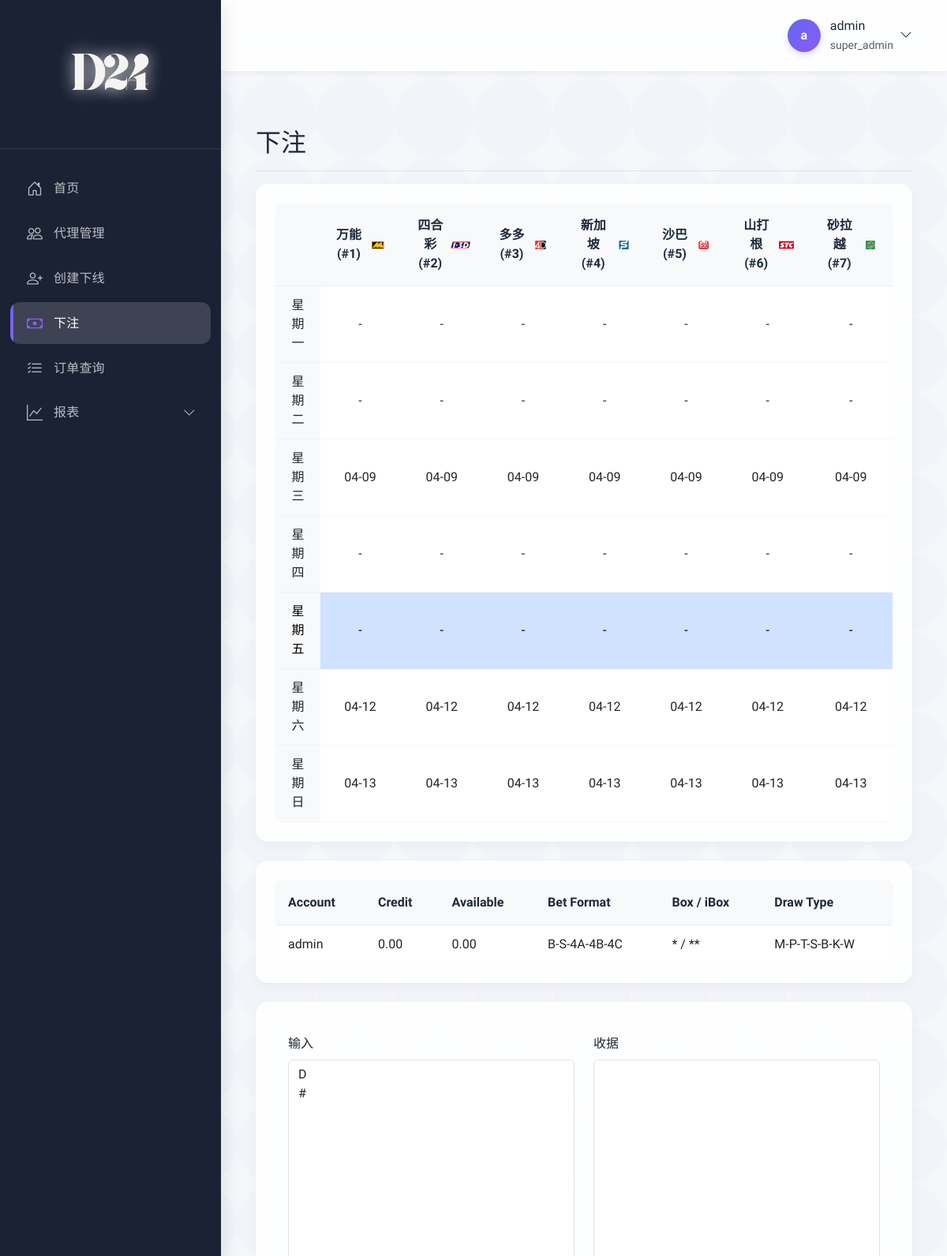
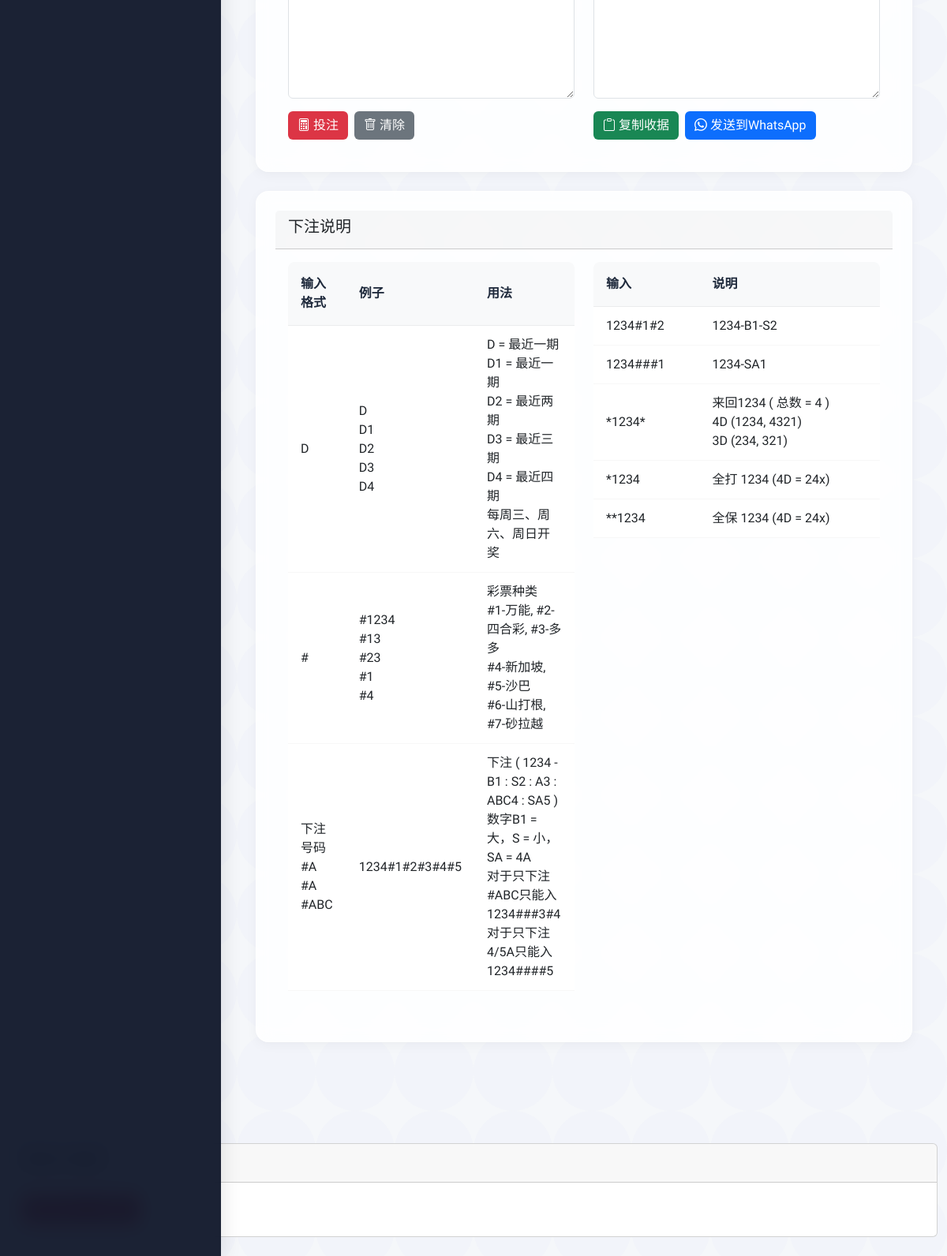
The app's page /order/create (signed in) with its own data (2 pictures, top to bottom).
### tables this page shows
CREATE TABLE users (
    id INT AUTO_INCREMENT PRIMARY KEY,
    username VARCHAR(50) UNIQUE NOT NULL,
    password VARCHAR(255) NOT NULL,
    nickname VARCHAR(100),
    phone VARCHAR(20),
    notes TEXT,
    role ENUM('super_admin', 'admin', 'agent') NOT NULL,
    status ENUM('active', 'suspended') DEFAULT 'active',
    commission_rate DECIMAL(5,2) NOT NULL DEFAULT 0,
    can_create_subagent TINYINT(1) DEFAULT 0,
    credit_limit DECIMAL(12,2) DEFAULT 0,
    used_credit DECIMAL(12,2) DEFAULT 0,
    balance DECIMAL(12,2) DEFAULT 0,
    parent_id INT NULL,
    created_at DATETIME DEFAULT CURRENT_TIMESTAMP,
    updated_at DATETIME DEFAULT CURRENT_TIMESTAMP ON UPDATE CURRENT_TIMESTAMP,
    FOREIGN KEY (parent_id) REFERENCES users(id) ON DELETE SET NULL
);

### views/order/create.php (the view, shortened to what the rows shown need)
<?php include_once ROOT_PATH . '/views/layout/header.php'; ?>
<div class="container-fluid py-4">
    <div class="d-flex justify-content-between flex-wrap flex-md-nowrap align-items-center pt-3 pb-2 mb-3 border-bottom">
        <h1 class="h2">下注</h1>
    </div>
    <div class="card mb-4 modern-card">
        <div class="card-body p-0">
            <div class="table-responsive">
                <table class="table modern-table text-center mb-0">
                    <thead>
                        <tr>
                            <th class="bg-primary text-white"></th>
                            <th class="bg-warning">
                                <div class="d-flex align-items-center justify-content-center">
                                    <span>万能 (#1)</span>
                                    <img src="<?php echo url('assets/images/lottery/magnum.png'); ?>" alt="万能" width="25" class="ms-1">
                                </div>
                            </th>
                            <th class="bg-primary text-white">
                                <div class="d-flex align-items-center justify-content-center">
                                    <span>四合彩 (#2)</span>
                                    <img src="<?php echo url('assets/images/lottery/damacai.png'); ?>" alt="四合彩" width="25" class="ms-1">
                                </div>
                            </th>
                            <th class="bg-danger text-white">
                                <div class="d-flex align-items-center justify-content-center">
                                    <span>多多 (#3)</span>
                                    <img src="<?php echo url('assets/images/lottery/toto.png'); ?>" alt="多多" width="25" class="ms-1">
                                </div>
                            </th>
                            <th class="bg-info text-white">
                                <div class="d-flex align-items-center justify-content-center">
                                    <span>新加坡 (#4)</span>
                                    <img src="<?php echo url('assets/images/lottery/singapore.png'); ?>" alt="新加坡" width="25" class="ms-1">
                                </div>
                            </th>
                            <th class="bg-danger text-white">
                                <div class="d-flex align-items-center justify-content-center">
                                    <span>沙巴 (#5)</span>
                                    <img src="<?php echo url('assets/images/lottery/sabah.png'); ?>" alt="沙巴" width="25" class="ms-1">
                                </div>
                            </th>
                            <th class="bg-success text-white">
                                <div class="d-flex align-items-center justify-content-center">
                                    <span>山打根 (#6)</span>
                                    <img src="<?php echo url('assets/images/lottery/sandakan.png'); ?>" alt="山打根" width="25" class="ms-1">
                                </div>
                            </th>
                            <th class="bg-success text-white">
                                <div class="d-flex align-items-center justify-content-center">
                                    <span>砂拉越 (#7)</span>
                                    <img src="<?php echo url('assets/images/lottery/sarawak.png'); ?>" alt="砂拉越" width="25" class="ms-1">
                                </div>
                            </th>
                        </tr>
                    </thead>
                </table>
            </div>
        </div>
    </div>
    <?php if (isset($user) && $user): ?>
    <div class="card mb-4 modern-card">
        <div class="card-body p-0">
            <div class="table-responsive">
                <table class="table table-borderless modern-table mb-0" style="color: #333;">
                    <thead style="background-color: #ffb74d;">
                        <tr>
                            <th>Account</th>
                            <th>Credit</th>
                            <th>Available</th>
                            <th>Bet Format</th>
                            <th>Box / iBox</th>
                            <th>Draw Type</th>
                        </tr>
                    </thead>
                    <tbody>
                        <tr>
                            <td><?php echo h($user['username']); ?></td>
                            <td><?php echo number_format($user['credit_limit'], 2);  ?></td>
                            <td><?php echo number_format($user['balance'], 2); ?></td>
                            <td>B-S-4A-4B-4C</td>
                            <td>* / **</td>
                            <td>M-P-T-S-B-K-W</td>
                        </tr>
                    </tbody>
                </table>
            </div>
        </div>
    </div>
    <?php endif; ?>
    <div class="row">
        <div class="col-md-12">
            <div class="col-md-12 mt-4">
                <div class="card modern-card">
                    <div class="card-body">
                        <div class="row">
                            <div class="col-md-6">
                                <div class="table-responsive">
                                    <table class="table modern-table">
                                        <thead>
                                            <tr>
                                                <th>输入格式</th>
                                                <th>例子</th>
                                                <th>用法</th>
                                            </tr>
                                        </thead>
                                    </table>
                                </div>
                            </div>
                            <div class="col-md-6">
                                <div class="table-responsive">
                                    <table class="table modern-table">
                                        <thead>
                                            <tr>
                                                <th>输入</th>
                                                <th>说明</th>
                                            </tr>
                                        </thead>
                                    </table>
                                </div>
                            </div>
                        </div>
                    </div>
                </div>
            </div>
        </div>
    </div>
</div>
<?php include_once ROOT_PATH . '/views/layout/footer.php'; ?>

### records on screen
users: username "admin", credit_limit "0.00", balance "0.00"

### other values on screen
substr($_SESSION['user']['username'], 0, 1) "a"
$_SESSION['user']['username'] "admin"
$_SESSION['user']['role'] "super_admin"
$days[$i] "一"
$days[$i] "二"
$days[$i] "三"
$days[$i] "四"
$days[$i] "五"
$days[$i] "六"
$days[$i] "日"
